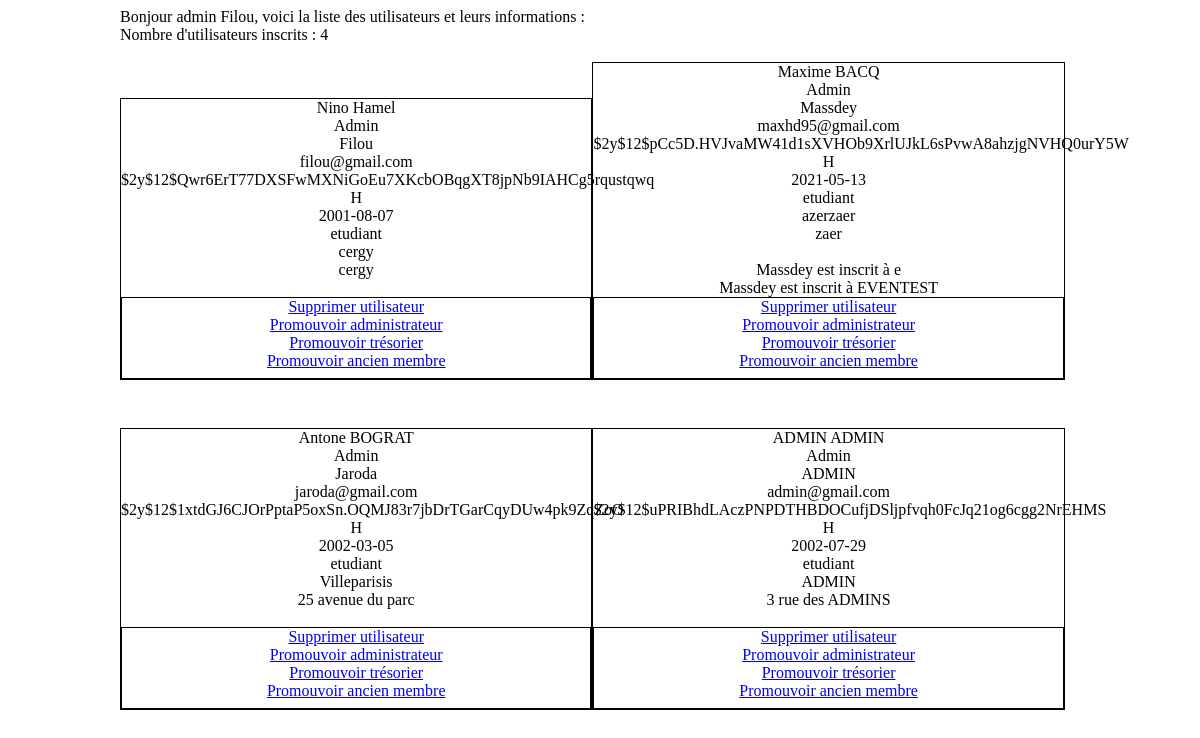
The app's page /Site/admin.php (signed in) with its own data.
### tables this page shows
CREATE TABLE IF NOT EXISTS `utilisateurs` (
  `id` int(11) NOT NULL AUTO_INCREMENT,
  `Prenom` varchar(255) NOT NULL,
  `Nom` varchar(255) NOT NULL,
  `roleutilisateur` varchar(255) NOT NULL,
  `pseudo` varchar(255) NOT NULL,
  `email` varchar(255) NOT NULL,
  `password` varchar(255) NOT NULL,
  `Sexe` varchar(255) NOT NULL,
  `DDN` date NOT NULL DEFAULT '2002-07-29',
  `Profession` varchar(255) NOT NULL,
  `ville_resid` varchar(255) NOT NULL,
  `adresse_comp` varchar(255) NOT NULL,
  `pfp` varchar(255) DEFAULT NULL,
  PRIMARY KEY (`id`),
  UNIQUE KEY `pseudo` (`pseudo`),
  UNIQUE KEY `email` (`email`)
);

CREATE TABLE IF NOT EXISTS `inscriptionsevents` (
  `id` int(255) NOT NULL AUTO_INCREMENT,
  `Eventitre` varchar(255) NOT NULL,
  `Pseudojoueur` varchar(255) NOT NULL,
  PRIMARY KEY (`id`)
);

### Site/admin.php (the view, shortened to what this page needs)
<?php session_start();
include 'includes/database.php';
$q = $db -> prepare('SELECT roleutilisateur,pseudo FROM utilisateurs WHERE email=:email');
$q -> execute(['email' => $_SESSION['email']]);
$recuprole = $q -> fetch();
?>
<link rel="stylesheet" href="CSS/admin.css" />
<?php
    if ($_SESSION['role'] == 'Admin')
    {
        $pseudo = $recuprole['pseudo'];
        echo ' Bonjour admin ' . $pseudo . ', voici la liste des utilisateurs et leurs informations :' ?><br/> <?php ;
        $q2 = $db -> query("SELECT COUNT(*) FROM utilisateurs ");
        $nbrlignes = $q2 -> fetch();
        echo "Nombre d'utilisateurs inscrits : " . $nbrlignes['COUNT(*)'] . "<br/><br/>";
        $q3 = $db -> query('SELECT * FROM utilisateurs ');
        while ($all = $q3 -> fetch())
        {
            $q4 = $db -> prepare("SELECT * FROM inscriptionsevents WHERE Pseudojoueur = :pseudo ");
            $q4 -> execute(['pseudo' => $all['pseudo']]);
            echo "<div class=user>";
            echo $all['Prenom'].' ';
            echo $all['Nom']."<br/>";
            echo $all['roleutilisateur']."<br/>";
            echo $all['pseudo']."<br/>";
            echo $all['email']."<br/>";
            echo $all['password']."<br/>";
            echo $all['Sexe']."<br/>";
            echo $all['DDN']."<br/>";
            echo $all['Profession']."<br/>";
            echo $all['ville_resid']."<br/>";
            echo $all['adresse_comp']."<br/><br/>";
            while ($evenements = $q4 -> fetch())
            {
            echo $all['pseudo']." est inscrit à " . $evenements['Eventitre'] . "<br/>";
            }
            ?>
            <div class=action>
            <a href="supprimer.php?pseudo=<?php echo $all['pseudo']; ?>"> Supprimer utilisateur <br/> </a>
            <a href="upadmin.php?pseudo=<?php echo $all['pseudo']; ?>"> Promouvoir administrateur <br/></a>
            <a href="uptresorier.php?pseudo=<?php echo $all['pseudo']; ?>"> Promouvoir trésorier <br/></a>
            <a href="upancienmembre.php?pseudo=<?php echo $all['pseudo']; ?>"> Promouvoir ancien membre <br/><br/><br/><br/></a>
            </div>
            <?php
            echo "</div>";
        }
    }
    else
    {
        header('Location: index.php');
    }
?>

### Site/CSS/admin.css (style rules this page uses)
.user { border: solid 1px black; display: inline-block; width: 49%; text-align: center; margin-bottom: 5%; }
.action { border: 1px solid black; height: 80px; }

### records on screen
utilisateurs: pseudo "Filou", Prenom "Nino", Nom "Hamel", roleutilisateur "Admin", email "filou@gmail.com", password "$2y$12$Qwr6ErT77DXSFwMXNiGoEu7XKcbOBqgXT8jpNb9IAHCg5rqustqwq", Sexe "H", DDN "2001-08-07", Profession "etudiant", ville_resid "cergy", adresse_comp "cergy"
utilisateurs: Prenom "Maxime", Nom "BACQ", roleutilisateur "Admin", pseudo "Massdey", email "maxhd95@gmail.com", password "$2y$12$pCc5D.HVJvaMW41d1sXVHOb9XrlUJkL6sPvwA8ahzjgNVHQ0urY5W", Sexe "H", DDN "2021-05-13", Profession "etudiant", ville_resid "azerzaer", adresse_comp "zaer"
inscriptionsevents: Eventitre "e"
inscriptionsevents: Eventitre "EVENTEST"
utilisateurs: Prenom "Antone", Nom "BOGRAT", roleutilisateur "Admin", pseudo "Jaroda", email "jaroda@gmail.com", password "$2y$12$1xtdGJ6CJOrPptaP5oxSn.OQMJ83r7jbDrTGarCqyDUw4pk9ZqZoO", Sexe "H", DDN "2002-03-05", Profession "etudiant", ville_resid "Villeparisis", adresse_comp "25 avenue du parc"
utilisateurs: Prenom "ADMIN", Nom "ADMIN", roleutilisateur "Admin", pseudo "ADMIN", email "admin@gmail.com", password "$2y$12$uPRIBhdLAczPNPDTHBDOCufjDSljpfvqh0FcJq21og6cgg2NrEHMS", Sexe "H", DDN "2002-07-29", Profession "etudiant", ville_resid "ADMIN", adresse_comp "3 rue des ADMINS"

### other values on screen
$nbrlignes['COUNT(*)'] "4"
